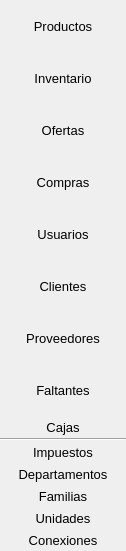
               <widget class="QWidget" name="scrollAreaWidgetContents_2">
                <property name="geometry">
                 <rect>
                  <x>0</x>
                  <y>0</y>
                  <width>126</width>
                  <height>551</height>
                 </rect>
                </property>
                <layout class="QVBoxLayout" name="verticalLayout_23">
                 <property name="spacing">
                  <number>0</number>
                 </property>
                 <property name="margin">
                  <number>0</number>
                 </property>
                 <item>
                  <widget class="QToolButton" name="tProductos">
                   <property name="sizePolicy">
                    <sizepolicy hsizetype="Preferred" vsizetype="Preferred">
                     <horstretch>0</horstretch>
                     <verstretch>0</verstretch>
                    </sizepolicy>
                   </property>
                   <property name="font">
                    <font>
                     <pointsize>10</pointsize>
                     <weight>50</weight>
                     <bold>false</bold>
                    </font>
                   </property>
                   <property name="toolTip">
                    <string>&lt;h2&gt;Productos&lt;/h2&gt;</string>
                   </property>
                   <property name="text">
                    <string>Productos</string>
                   </property>
                   <property name="icon">
                    <iconset resource="../icons.qrc">
                     <normaloff>:/modulos/images/png/elegant/productos.png</normaloff>:/modulos/images/png/elegant/productos.png</iconset>
                   </property>
                   <property name="iconSize">
                    <size>
                     <width>32</width>
                     <height>32</height>
                    </size>
                   </property>
                   <property name="toolButtonStyle">
                    <enum>Qt::ToolButtonTextBesideIcon</enum>
                   </property>
                   <property name="autoRaise">
                    <bool>true</bool>
                   </property>
                  </widget>
                 </item>
                 <item>
                  <widget class="QToolButton" name="tInventario">
                   <property name="sizePolicy">
                    <sizepolicy hsizetype="Preferred" vsizetype="Preferred">
                     <horstretch>0</horstretch>
                     <verstretch>0</verstretch>
                    </sizepolicy>
                   </property>
                   <property name="font">
                    <font>
                     <pointsize>10</pointsize>
                     <weight>50</weight>
                     <bold>false</bold>
                    </font>
                   </property>
                   <property name="toolTip">
                    <string>&lt;h2&gt;Inventario&lt;/h2&gt;</string>
                   </property>
                   <property name="text">
                    <string>Inventario</string>
                   </property>
                   <property name="icon">
                    <iconset resource="../icons.qrc">
                     <normaloff>:/modulos/images/png/elegant/inventarios.png</normaloff>:/modulos/images/png/elegant/inventarios.png</iconset>
                   </property>
                   <property name="iconSize">
                    <size>
                     <width>32</width>
                     <height>32</height>
                    </size>
                   </property>
                   <property name="toolButtonStyle">
                    <enum>Qt::ToolButtonTextBesideIcon</enum>
                   </property>
                   <property name="autoRaise">
                    <bool>true</bool>
                   </property>
                  </widget>
                 </item>
                 <item>
                  <widget class="QToolButton" name="tOfertas">
                   <property name="sizePolicy">
                    <sizepolicy hsizetype="Preferred" vsizetype="Preferred">
                     <horstretch>0</horstretch>
                     <verstretch>0</verstretch>
                    </sizepolicy>
                   </property>
                   <property name="font">
                    <font>
                     <pointsize>10</pointsize>
                     <weight>50</weight>
                     <bold>false</bold>
                    </font>
                   </property>
                   <property name="toolTip">
                    <string>&lt;h2&gt;Ofertas&lt;/h2&gt;</string>
                   </property>
                   <property name="text">
                    <string>Ofertas</string>
                   </property>
                   <property name="icon">
                    <iconset resource="../icons.qrc">
                     <normaloff>:/modulos/images/png/elegant/ofertas.png</normaloff>:/modulos/images/png/elegant/ofertas.png</iconset>
                   </property>
                   <property name="iconSize">
                    <size>
                     <width>32</width>
                     <height>32</height>
                    </size>
                   </property>
                   <property name="toolButtonStyle">
                    <enum>Qt::ToolButtonTextBesideIcon</enum>
                   </property>
                   <property name="autoRaise">
                    <bool>true</bool>
                   </property>
                  </widget>
                 </item>
                 <item>
                  <widget class="QToolButton" name="tCompras">
                   <property name="sizePolicy">
                    <sizepolicy hsizetype="Preferred" vsizetype="Preferred">
                     <horstretch>0</horstretch>
                     <verstretch>0</verstretch>
                    </sizepolicy>
                   </property>
                   <property name="font">
                    <font>
                     <pointsize>10</pointsize>
                     <weight>50</weight>
                     <bold>false</bold>
                    </font>
                   </property>
                   <property name="toolTip">
                    <string>Compras</string>
                   </property>
                   <property name="text">
                    <string>Compras</string>
                   </property>
                   <property name="icon">
                    <iconset resource="../icons.qrc">
                     <normaloff>:/modulos/images/png/elegant/compras.png</normaloff>:/modulos/images/png/elegant/compras.png</iconset>
                   </property>
                   <property name="iconSize">
                    <size>
                     <width>32</width>
                     <height>32</height>
                    </size>
                   </property>
                   <property name="toolButtonStyle">
                    <enum>Qt::ToolButtonTextBesideIcon</enum>
                   </property>
                   <property name="autoRaise">
                    <bool>true</bool>
                   </property>
                  </widget>
                 </item>
                 <item>
                  <widget class="QToolButton" name="tUsuarios">
                   <property name="sizePolicy">
                    <sizepolicy hsizetype="Preferred" vsizetype="Preferred">
                     <horstretch>0</horstretch>
                     <verstretch>0</verstretch>
                    </sizepolicy>
                   </property>
                   <property name="font">
                    <font>
                     <pointsize>10</pointsize>
                     <weight>50</weight>
                     <bold>false</bold>
                    </font>
                   </property>
                   <property name="toolTip">
                    <string>Usuarios</string>
                   </property>
                   <property name="text">
                    <string>Usuarios</string>
                   </property>
                   <property name="icon">
                    <iconset resource="../icons.qrc">
                     <normaloff>:/modulos/images/png/elegant/usuarios.png</normaloff>:/modulos/images/png/elegant/usuarios.png</iconset>
                   </property>
                   <property name="iconSize">
                    <size>
                     <width>32</width>
                     <height>32</height>
                    </size>
                   </property>
                   <property name="toolButtonStyle">
                    <enum>Qt::ToolButtonTextBesideIcon</enum>
                   </property>
                   <property name="autoRaise">
                    <bool>true</bool>
                   </property>
                  </widget>
                 </item>
                 <item>
                  <widget class="QToolButton" name="tClientes">
                   <property name="sizePolicy">
                    <sizepolicy hsizetype="Preferred" vsizetype="Preferred">
                     <horstretch>0</horstretch>
                     <verstretch>0</verstretch>
                    </sizepolicy>
                   </property>
                   <property name="font">
                    <font>
                     <pointsize>10</pointsize>
                     <weight>50</weight>
                     <bold>false</bold>
                    </font>
                   </property>
                   <property name="toolTip">
                    <string>Clientes</string>
                   </property>
                   <property name="text">
                    <string>Clientes</string>
                   </property>
                   <property name="icon">
                    <iconset resource="../icons.qrc">
                     <normaloff>:/modulos/images/png/elegant/clientes.png</normaloff>:/modulos/images/png/elegant/clientes.png</iconset>
                   </property>
                   <property name="iconSize">
                    <size>
                     <width>32</width>
                     <height>32</height>
                    </size>
                   </property>
                   <property name="toolButtonStyle">
                    <enum>Qt::ToolButtonTextBesideIcon</enum>
                   </property>
                   <property name="autoRaise">
                    <bool>true</bool>
                   </property>
                  </widget>
                 </item>
                 <item>
                  <widget class="QToolButton" name="tProveedores">
                   <property name="sizePolicy">
                    <sizepolicy hsizetype="Preferred" vsizetype="Preferred">
                     <horstretch>0</horstretch>
                     <verstretch>0</verstretch>
                    </sizepolicy>
                   </property>
                   <property name="font">
                    <font>
                     <pointsize>10</pointsize>
                     <weight>50</weight>
                     <bold>false</bold>
                    </font>
                   </property>
                   <property name="toolTip">
                    <string>Proveedores</string>
                   </property>
                   <property name="text">
                    <string>Proveedores</string>
                   </property>
                   <property name="icon">
                    <iconset resource="../icons.qrc">
                     <normaloff>:/modulos/images/png/elegant/proveedores.png</normaloff>:/modulos/images/png/elegant/proveedores.png</iconset>
                   </property>
                   <property name="iconSize">
                    <size>
                     <width>32</width>
                     <height>32</height>
                    </size>
                   </property>
                   <property name="toolButtonStyle">
                    <enum>Qt::ToolButtonTextBesideIcon</enum>
                   </property>
                   <property name="autoRaise">
                    <bool>true</bool>
                   </property>
                  </widget>
                 </item>
                 <item>
                  <widget class="QToolButton" name="tFaltantes">
                   <property name="sizePolicy">
                    <sizepolicy hsizetype="Preferred" vsizetype="Preferred">
                     <horstretch>0</horstretch>
                     <verstretch>0</verstretch>
                    </sizepolicy>
                   </property>
                   <property name="font">
                    <font>
                     <pointsize>10</pointsize>
                     <weight>50</weight>
                     <bold>false</bold>
                    </font>
                   </property>
                   <property name="toolTip">
                    <string>Faltantes</string>
                   </property>
                   <property name="text">
                    <string>Faltantes</string>
                   </property>
                   <property name="icon">
                    <iconset resource="../icons.qrc">
                     <normaloff>:/modulos/images/png/elegant/faltantes.png</normaloff>:/modulos/images/png/elegant/faltantes.png</iconset>
                   </property>
                   <property name="iconSize">
                    <size>
                     <width>32</width>
                     <height>32</height>
                    </size>
                   </property>
                   <property name="toolButtonStyle">
                    <enum>Qt::ToolButtonTextBesideIcon</enum>
                   </property>
                   <property name="autoRaise">
                    <bool>true</bool>
                   </property>
                  </widget>
                 </item>
                 <item>
                  <widget class="QToolButton" name="tCajas">
                   <property name="sizePolicy">
                    <sizepolicy hsizetype="Preferred" vsizetype="Fixed">
                     <horstretch>0</horstretch>
                     <verstretch>0</verstretch>
                    </sizepolicy>
                   </property>
                   <property name="font">
                    <font>
                     <pointsize>10</pointsize>
                     <weight>50</weight>
                     <bold>false</bold>
                    </font>
                   </property>
                   <property name="toolTip">
                    <string>Cajas</string>
                   </property>
                   <property name="text">
                    <string>Cajas</string>
                   </property>
                   <property name="icon">
                    <iconset resource="../icons.qrc">
                     <normaloff>:/modulos/images/png/elegant/catalogos.png</normaloff>:/modulos/images/png/elegant/catalogos.png</iconset>
                   </property>
                   <property name="iconSize">
                    <size>
                     <width>32</width>
                     <height>32</height>
                    </size>
                   </property>
                   <property name="toolButtonStyle">
                    <enum>Qt::ToolButtonTextBesideIcon</enum>
                   </property>
                   <property name="autoRaise">
                    <bool>true</bool>
                   </property>
                  </widget>
                 </item>
                 <item>
                  <widget class="Line" name="line">
                   <property name="orientation">
                    <enum>Qt::Horizontal</enum>
                   </property>
                  </widget>
                 </item>
                 <item>
                  <widget class="QToolButton" name="tImpuestos">
                   <property name="sizePolicy">
                    <sizepolicy hsizetype="Preferred" vsizetype="Fixed">
                     <horstretch>0</horstretch>
                     <verstretch>0</verstretch>
                    </sizepolicy>
                   </property>
                   <property name="font">
                    <font>
                     <pointsize>10</pointsize>
                     <weight>50</weight>
                     <bold>false</bold>
                    </font>
                   </property>
                   <property name="toolTip">
                    <string>Cajas</string>
                   </property>
                   <property name="text">
                    <string>Impuestos</string>
                   </property>
                   <property name="icon">
                    <iconset resource="../icons.qrc">
                     <normaloff>:/actions/images/actions/color_18/money_bag.png</normaloff>:/actions/images/actions/color_18/money_bag.png</iconset>
                   </property>
                   <property name="iconSize">
                    <size>
                     <width>18</width>
                     <height>18</height>
                    </size>
                   </property>
                   <property name="toolButtonStyle">
                    <enum>Qt::ToolButtonTextBesideIcon</enum>
                   </property>
                   <property name="autoRaise">
                    <bool>true</bool>
                   </property>
                  </widget>
                 </item>
                 <item>
                  <widget class="QToolButton" name="tDepartamentos">
                   <property name="sizePolicy">
                    <sizepolicy hsizetype="Preferred" vsizetype="Fixed">
                     <horstretch>0</horstretch>
                     <verstretch>0</verstretch>
                    </sizepolicy>
                   </property>
                   <property name="font">
                    <font>
                     <pointsize>10</pointsize>
                     <weight>50</weight>
                     <bold>false</bold>
                    </font>
                   </property>
                   <property name="toolTip">
                    <string>Cajas</string>
                   </property>
                   <property name="text">
                    <string>Departamentos</string>
                   </property>
                   <property name="icon">
                    <iconset resource="../icons.qrc">
                     <normaloff>:/actions/images/actions/color_18/pyramid.png</normaloff>:/actions/images/actions/color_18/pyramid.png</iconset>
                   </property>
                   <property name="iconSize">
                    <size>
                     <width>18</width>
                     <height>18</height>
                    </size>
                   </property>
                   <property name="toolButtonStyle">
                    <enum>Qt::ToolButtonTextBesideIcon</enum>
                   </property>
                   <property name="autoRaise">
                    <bool>true</bool>
                   </property>
                  </widget>
                 </item>
                 <item>
                  <widget class="QToolButton" name="tFamilias">
                   <property name="sizePolicy">
                    <sizepolicy hsizetype="Preferred" vsizetype="Fixed">
                     <horstretch>0</horstretch>
                     <verstretch>0</verstretch>
                    </sizepolicy>
                   </property>
                   <property name="font">
                    <font>
                     <pointsize>10</pointsize>
                     <weight>50</weight>
                     <bold>false</bold>
                    </font>
                   </property>
                   <property name="toolTip">
                    <string>Cajas</string>
                   </property>
                   <property name="text">
                    <string>Familias</string>
                   </property>
                   <property name="icon">
                    <iconset resource="../icons.qrc">
                     <normaloff>:/actions/images/actions/color_18/card_spades.png</normaloff>:/actions/images/actions/color_18/card_spades.png</iconset>
                   </property>
                   <property name="iconSize">
                    <size>
                     <width>18</width>
                     <height>18</height>
                    </size>
                   </property>
                   <property name="toolButtonStyle">
                    <enum>Qt::ToolButtonTextBesideIcon</enum>
                   </property>
                   <property name="autoRaise">
                    <bool>true</bool>
                   </property>
                  </widget>
                 </item>
                 <item>
                  <widget class="QToolButton" name="tUnidades">
                   <property name="sizePolicy">
                    <sizepolicy hsizetype="Preferred" vsizetype="Fixed">
                     <horstretch>0</horstretch>
                     <verstretch>0</verstretch>
                    </sizepolicy>
                   </property>
                   <property name="font">
                    <font>
                     <pointsize>10</pointsize>
                     <weight>50</weight>
                     <bold>false</bold>
                    </font>
                   </property>
                   <property name="toolTip">
                    <string>Cajas</string>
                   </property>
                   <property name="text">
                    <string>Unidades</string>
                   </property>
                   <property name="icon">
                    <iconset resource="../icons.qrc">
                     <normaloff>:/actions/images/actions/color_18/ruler_square.png</normaloff>:/actions/images/actions/color_18/ruler_square.png</iconset>
                   </property>
                   <property name="iconSize">
                    <size>
                     <width>18</width>
                     <height>18</height>
                    </size>
                   </property>
                   <property name="toolButtonStyle">
                    <enum>Qt::ToolButtonTextBesideIcon</enum>
                   </property>
                   <property name="autoRaise">
                    <bool>true</bool>
                   </property>
                  </widget>
                 </item>
                 <item>
                  <widget class="QToolButton" name="tConexiones">
                   <property name="sizePolicy">
                    <sizepolicy hsizetype="Expanding" vsizetype="Fixed">
                     <horstretch>0</horstretch>
                     <verstretch>0</verstretch>
                    </sizepolicy>
                   </property>
                   <property name="font">
                    <font>
                     <pointsize>10</pointsize>
                    </font>
                   </property>
                   <property name="text">
                    <string>Conexiones</string>
                   </property>
                   <property name="icon">
                    <iconset resource="../icons.qrc">
                     <normaloff>:/actions/images/actions/color_18/connect.png</normaloff>:/actions/images/actions/color_18/connect.png</iconset>
                   </property>
                   <property name="toolButtonStyle">
                    <enum>Qt::ToolButtonTextBesideIcon</enum>
                   </property>
                   <property name="autoRaise">
                    <bool>true</bool>
                   </property>
                  </widget>
                 </item>
                </layout>
               </widget>
